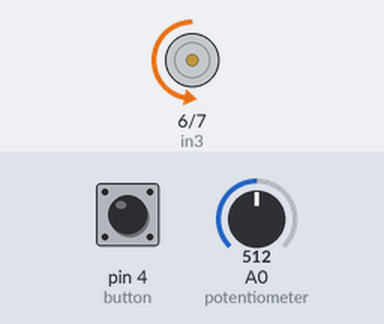
A sketch run on a simulated Arduino Uno, built with avr-gcc and run on an emulated ATmega328P. On the bench: motor-driver pin pairs drawn as motors (green arrow = first pin HIGH = forward, orange = second pin HIGH = backward, longer = more drive, scaled by the enable pin). Inputs (shaded band) come from the test bench; at power-on: A0 (potentiometer) = 512, pin 4 (button) LOW.

Above: at 1.2 s.
1.3 s: A0 (potentiometer) set to 716
At 2.4 s:
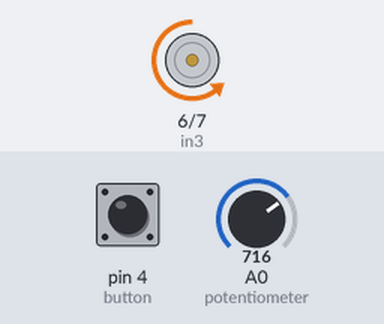
2.8 s: pin 4 (button) pulled HIGH for 0.15 s
At 3.3 s:
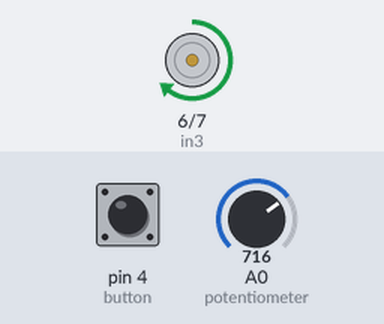
4.4 s: A0 (potentiometer) set to 900
At 5.5 s:
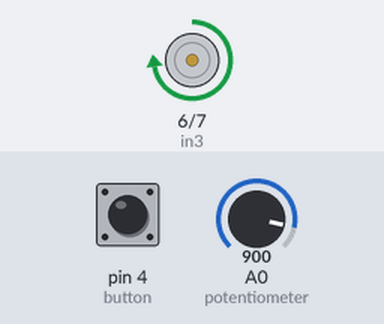
5.9 s: pin 4 (button) pulled HIGH for 1 s
At 8.1 s:
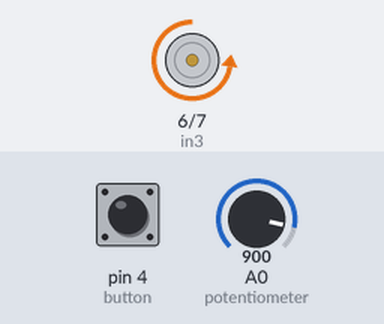
8.4 s: A0 (potentiometer) set to 122
At 9.5 s:
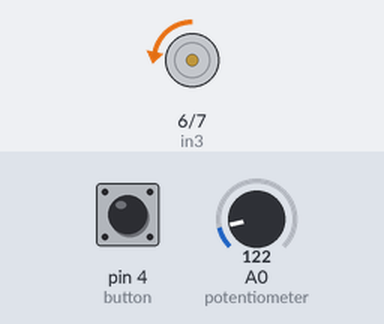
9.9 s: A0 (potentiometer) set to 0
At 10.2 s:
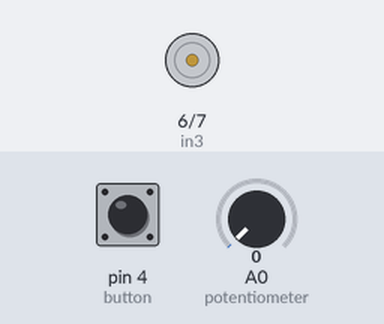
Timing chart, 0 to 12.4 s (numbered marks = the images above; inputs shaded):
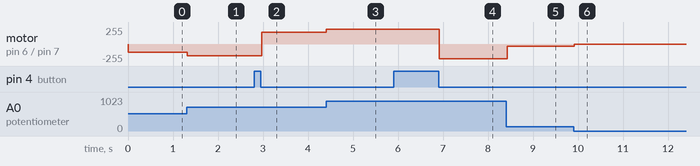

The sketch:

motor-control.ino
```cpp
#define enB 9
#define in3 6
#define in4 7
#define button 4
int rotDirection = 0;
int pressed = false;

void setup() {
  // put your setup code here, to run once:
  pinMode(enB, OUTPUT);
  pinMode(in3, OUTPUT);
  pinMode(in4, OUTPUT);
  pinMode(button, INPUT);
  // set the initial rotation direction
  digitalWrite(in3, LOW);
  digitalWrite(in4, HIGH);

}

void loop() {
  // put your main code here, to run repeatedly:
  int potValue = analogRead(A0); // read potentiometer value
  int pwmOutput = map(potValue, 0, 1023, 0, 255); // map the potentiometer value from 0 to 255
  analogWrite(enB, pwmOutput); // send PwM signal to L298N enable pin
  // read button -- debounce
  if(digitalRead(button) == true){
    pressed = !pressed;
  }
  while (digitalRead(button) == true);
  delay(20);
  //if button is pressed, change the rotation direecction
  if(pressed == true & rotDirection == 0){
    digitalWrite(in3, HIGH);
    digitalWrite(in4, LOW);
    rotDirection = 1;
    delay(20);
  }

  // if the button is pressed, change rotation direction
  if(pressed == false & rotDirection == 1){
    digitalWrite(in3, LOW);
    digitalWrite(in4, HIGH);
    rotDirection = 1;
    delay(20);
  }
}
```

Measured:
- after the input at 1.3 s, motor on pin 6 (in3) / pin 7 (in4): backward 127/255 → backward 178/255 at once
- after the input at 2.8 s, motor on pin 6 (in3) / pin 7 (in4): backward 178/255 → forward 178/255 after 0.17 s
- after the input at 4.4 s, motor on pin 6 (in3) / pin 7 (in4): forward 178/255 → forward 224/255 at once
- after the input at 5.9 s, motor on pin 6 (in3) / pin 7 (in4): forward 224/255 → backward 224/255 after 1.0 s
- after the input at 8.4 s, motor on pin 6 (in3) / pin 7 (in4): backward 224/255 → backward 30/255 at once
- after the input at 9.9 s, motor on pin 6 (in3) / pin 7 (in4): backward 30/255 → stopped at once
